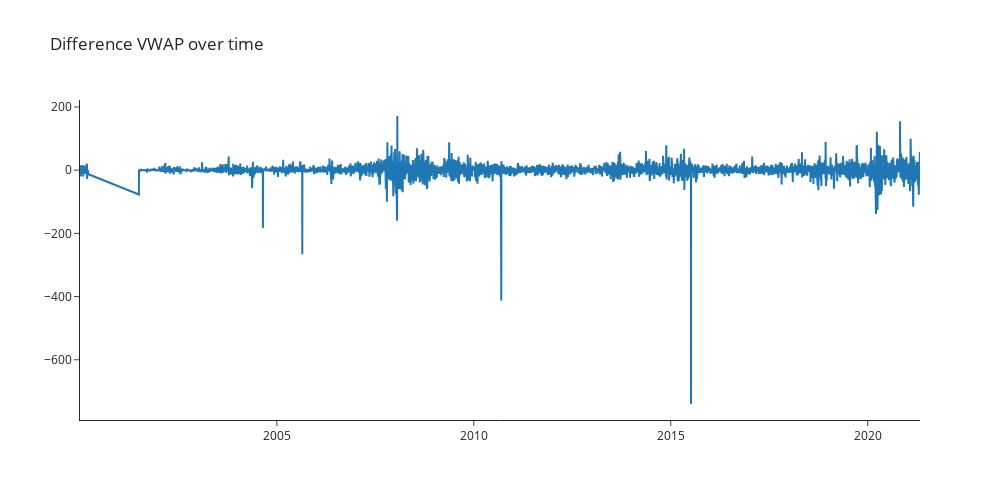

Write notebook code for a chart like this one.
### Code cell
fig = go.Figure([go.Scatter(x=df.index,y=df.vwap_diff)])
fig.update_layout(
    autosize=False,
    width=1000,
    height=500,
    template='simple_white',
    title='Difference VWAP over time ')
fig.show()

### Figure 1 — Plotly figure (JSON) as saved in the notebook; plotly's stock layout.template omitted (floating-point values rounded to 4 significant figures; data arrays with more than 128 entries replaced by an {"elided": "..."} marker saying what was removed)
{"data": [{"type": "scatter", "x": {"elided": "4985 str values"}, "y": {"elided": "4985 float values"}}], "layout": {"autosize": false, "height": 500, "title": {"text": "Difference VWAP over time "}, "width": 1000}}
